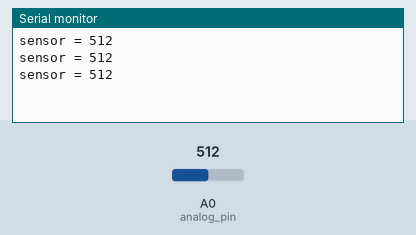
Bench run of a sketch on a simulated Arduino Uno, built with avr-gcc and run on an emulated ATmega328P. Parts: the last lines printed to the serial monitor. Inputs (shaded band) come from the test bench; at power-on: A0 (analog_pin) = 512.

Above: at 1.3 s.
1.4 s: A0 (analog_pin) set to 716
At 1.9 s:
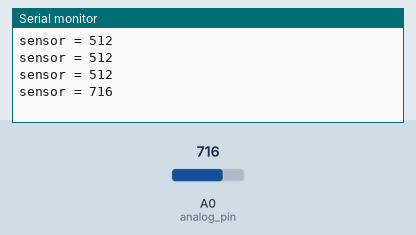
2.9 s: A0 (analog_pin) set to 900
At 3.4 s:
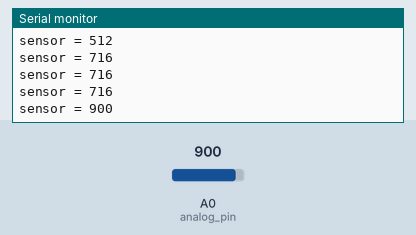
Timing chart, 0 to 5.9 s (numbered marks = the images above; inputs shaded):
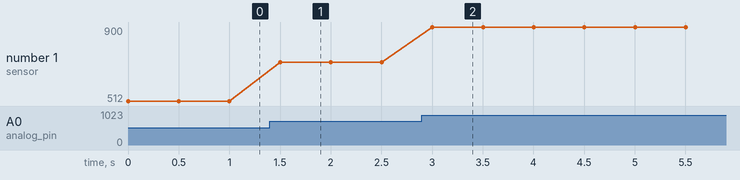

Measured:
- after the input at 1.4 s, the serial monitor: prints a new line after 0.10 s (image 1)
- after the input at 2.9 s, the serial monitor: prints a new line after 0.10 s (image 2)
- plotted number 1: 512 → 716 after the input at 1.4 s, 716 → 900 after the input at 2.9 s

The sketch:

ask_arduino.ino
```cpp
/*
 * Send analog input values to the serial monitor
 */

int analog_pin = A0;

// the setup function runs once when you press reset or power the board
void setup() {
  // initialize serial communications at 9600 bps:
  Serial.begin(9600);
}

// the loop function runs over and over again forever
void loop() {
  int sensor_value = analogRead(analog_pin);   // read the analog in value

  Serial.print("sensor = ");                  // send the sensor value
  Serial.println(sensor_value);               // to the serial monitor

  delay(500);                                 // slow down for readabilty
}
```
